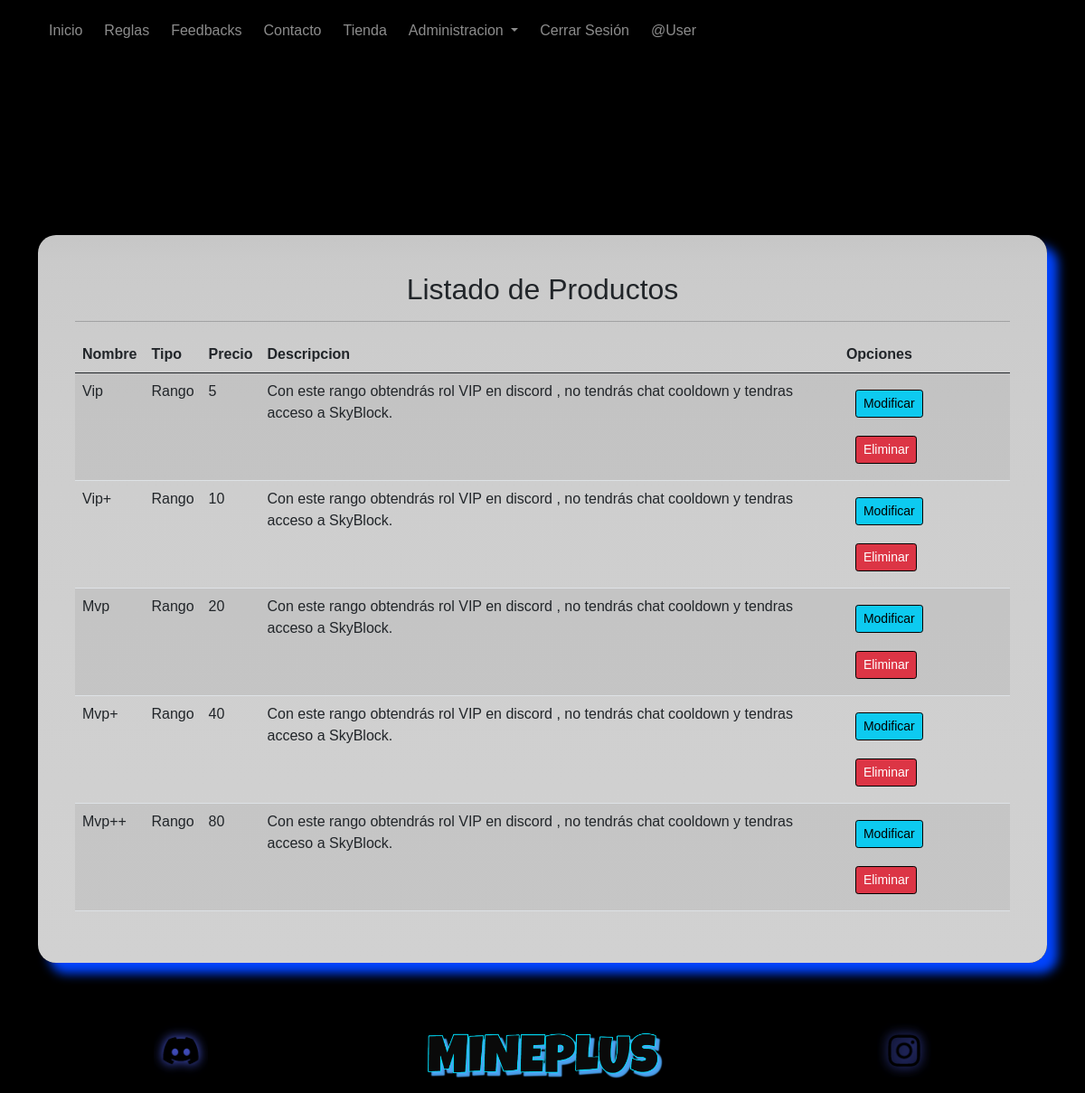
The app's page /listar-productos/ (signed in) with its own data.
### app/models.py (models this page shows, shortened)
class Producto(models.Model):
    tipo = models.ForeignKey(Tipo, on_delete=models.PROTECT, verbose_name="Tipo")
    nombre = models.CharField(max_length=50)
    precio = models.IntegerField()
    descripcion = models.TextField()
    imagen = models.ImageField(upload_to="productos", null=True)

class Tipo(models.Model):
    nombre = models.CharField(max_length=50)
    def __str__(self):
        return self.nombre

### app/views.py (the view)
# urls.py: path('listar-productos/', views.listar_productos, name="listar_productos"),
@permission_required('app.view_producto')
def listar_productos(request):
    productos = Producto.objects.all()
    data = {
        'productos': productos
    }
    return render(request, 'app/producto/listar.html', data)

### app/templates/app/producto/listar.html (shortened to what this page needs)
{% extends 'app/base.html' %}
{% block contenido %}
{% load humanize %}
<br><br><br><br> <br><br>
<div class="container ">
    <div class="formu">
        <div class="card-body ">
            <h2 class="text-dark text-center">Listado de Productos</h2>
            <hr class="text-dark">
            <table class="table table-striped table-hover table-responsive">
                <thead>
                    <tr>
                    <th>Nombre</th>
                    <th>Tipo</th>
                    <th>Precio</th>
                    <th>Descripcion</th>
                    {% if perms.app.change_producto or perms.app.delete_producto %}
                    <th>Opciones</th>
                    {% endif%}
                    </tr>
                </thead>
                <tbody>
                    {% for p in productos %}
                    <tr>
                    <td>{{ p.nombre | title }}</td>
                    <td>{{ p.tipo | title }}</td>
                    <td>{{ p.precio | intcomma }}</td>
                    <td>{{ p.descripcion }}</td>
                    <td>
                        {% if perms.app.change_producto %}
                        <a href="{% url 'modificar_productos' p.id %}" class="btn btn-info btn-sm">Modificar</a>
                        {% endif %}
                        {% if perms.app.delete_producto %}
                        <a href="#" onclick="eliminar_producto({{p.id}})" class="btn btn-danger btn-sm">Eliminar</a>
                        {% endif %}
                    </td>
                    </tr>
                    {% endfor %}
                </tbody>
            </table>
        </div>
    </div>
</div>
{% endblock %}

### app/templates/app/base.html (shortened to what this page needs)
<!DOCTYPE html>
<html lang="es">
<head>
    {% load static%}
    <link href="https://cdn.jsdelivr.net/npm/bootstrap@5.0.0-beta3/dist/css/bootstrap.min.css" rel="stylesheet">
    <link href="https://cdn.jsdelivr.net/npm/bootstrap@5.0.2/dist/css/bootstrap.min.css" rel="stylesheet">
    <link rel="stylesheet" href="{% static 'app/css/estilos.css'%}">
</head>
<body>
    <nav class="navbar navbar-dark  navbar-expand-md mb-5">
        <div class="container">
            <div class="collapse navbar-collapse" id="menu-principal">
                <ul class="navbar-nav">
                    <li class="nav-item"><a href="{% url 'home' %}" class="nav-link">Inicio</a></li>
                    <li class="nav-item"><a href="{% url 'reglas' %}" class="nav-link">Reglas</a></li>
                    <li class="nav-item"><a href="{% url 'feedbacks' %}" class="nav-link">Feedbacks</a></li>
                    <li class="nav-item"><a href="{% url 'contacto' %}" class="nav-link">Contacto</a></li>
                    <li class="nav-item"><a href="{% url 'tienda' %}" class="nav-link">Tienda</a></li>
                    {% if request.user.is_staff %}
                    <li class="nav-item dropdown">
                      <a
                        class="nav-link dropdown-toggle"
                        href="#"
                        role="button"
                        data-bs-toggle="dropdown"
                        aria-expanded="false"
                      >
                        Administracion
                      </a>
                    </li>
                    {% endif %}
                    {% if user.is_authenticated %}
                        <li class="nav-item">
                            <a href="{% url 'logout' %}" class="nav-link" onclick="event.preventDefault(); document.getElementById('logout-form').submit();">Cerrar Sesión</a>
                        </li>
                        <li class="nav-item"><a href="#" class="nav-link">@{{ user.username | title }}</a></li>
                    {% else %}
                        <li class="nav-item"><a href="{% url 'login' %}" class="nav-link">Iniciar Sesión</a></li>
                    {% endif %}
                </ul>
            </div>
        </div>
    </nav>
    {% block contenido %}
    {% endblock%}
    <br><br><br><br><br><br>
    <footer class="container-fluid text-white text-center bg-dark fixed-bottom mt-5">
        <div class="row py-2" id="footer">
            <div class="col-4 order-1">
                <a href="https://discord.gg/mineplusmc" target="_blank">
                    <img src="{% static 'app/img/ico/ds.png' %}" class="img-fluid" width="60" height="60"  id="redes" alt="facebook">
                </a>
            </div>
            <div class="col-4 order-2" id="texto-redes">
                <img src="{% static 'app/img/logo2.png' %}" width="300" class="img-fluid " alt="">
            </div>
            <div class="col-4 order-3">
                <a href="https://www.instagram.com/victorfavianoo/" target="_blank">
                    <img src="{% static 'app/img/ico/insta.png' %}" class="img-fluid" width="60" height="60" id="redes" alt="instagram">
                </a>
            </div>
        </div>
    </footer>
</body>
</html>

### app/static/app/css/estilos.css (style rules this page uses)
* { margin: 0; }
.navbar-dark { background-color: #000; box-shadow: 0 4px 6px rgba(0, 0, 0, 0.1); }
#footer { background: #000000; }
li { list-style: none; }
body { background: #000000 url("../img/fondominecraft.jpg"); background-size: cover; background-repeat: no-repeat; background-attachment: fixed; display: flex; flex-direction: column; min-height: 100vh; }
.navbar { background-color:#000000!important; }
body { font-family: 'Kanit', sans-serif; background-color: #000000; }
.navbar { background-color: #000000; box-shadow: 0 4px 6px rgba(0, 0, 0, 0.1); }
.nav-link { font-family: 'Kanit', sans-serif; color: #000000; padding: 10px 15px; position: relative; transition: color 0.3s ease-in-out, box-shadow 0.3s ease-in-out; }
.nav-item { margin-left: 15px; margin-right: 15px; }
.formu { background: linear-gradient( rgb(198, 198, 198), 10%, rgb(209, 209, 209)); box-shadow: 12px 12px 12px #0044ff; border-radius: 20px; padding: 25px; }
.btn { margin: 10px; border: 1px solid #000000; }
@media (min-width:0px) { #redes { width: 60px; height: 60px; } }
.nav-item { color: #ffffff; background-color: #000; border-radius: 7px; padding: 2px; margin: 2px; }

### records on screen
Producto: nombre "Vip", tipo "Rango", precio "5", descripcion "Con este rango obtendrás rol VIP en discord , no tendrás chat cooldown y tendras acceso a SkyBlock."
Producto: nombre "Vip+", tipo "Rango", precio "10", descripcion "Con este rango obtendrás rol VIP en discord , no tendrás chat cooldown y tendras acceso a SkyBlock."
Producto: nombre "Mvp", tipo "Rango", precio "20", descripcion "Con este rango obtendrás rol VIP en discord , no tendrás chat cooldown y tendras acceso a SkyBlock."
Producto: nombre "Mvp+", tipo "Rango", precio "40", descripcion "Con este rango obtendrás rol VIP en discord , no tendrás chat cooldown y tendras acceso a SkyBlock."
Producto: nombre "Mvp++", tipo "Rango", precio "80", descripcion "Con este rango obtendrás rol VIP en discord , no tendrás chat cooldown y tendras acceso a SkyBlock."

### other values on screen
{{ user.username | title }} "User"
